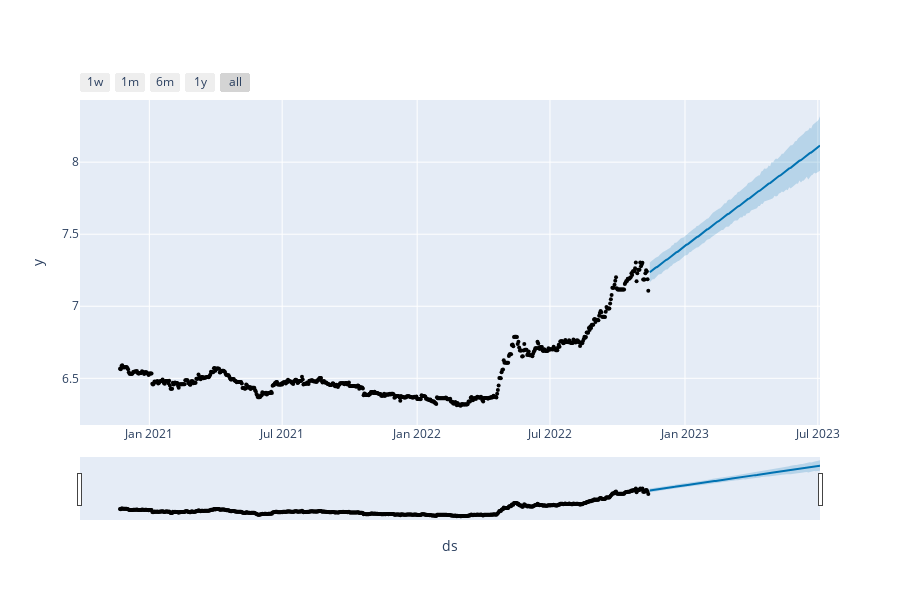

The notebook cell saved with this chart:
### Markdown cell above
Here the mean absolute percentage error is 1.53% which suggests that the model has high predective power and can be used to predict the future values

### Code cell
# Training the model on the complete dataframe to get the over all picture and then plotting it on some future dates
model_usd_cny_all = Prophet(changepoint_prior_scale=0.01, seasonality_mode='multiplicative', \
            weekly_seasonality=True, \
            daily_seasonality=False)

model_usd_cny_all.fit(usd_cny)
usd_cny_forecast = model_usd_cny_all.make_future_dataframe(periods=117, freq='2D')
usd_cny_future_data = usd_cny_forecast[usd_cny_forecast['ds']>'2022-11-12']
usd_cny_forcasted_data = model_usd_cny_all.predict(usd_cny_future_data) 
plot_plotly(model_usd_cny_all,usd_cny_forcasted_data)
